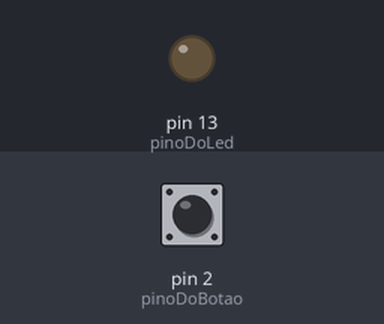
This sketch was run on a simulated Arduino Uno, built with avr-gcc and run on an emulated ATmega328P. On the bench: output pins drawn as LEDs (lit = HIGH). The test bench sets the inputs (shaded band); at power-on: pin 2 (pinoDoBotao) LOW.

Above: at 1.2 s.
1.3 s: pin 2 (pinoDoBotao) pulled HIGH for 0.15 s
At 1.37 s:
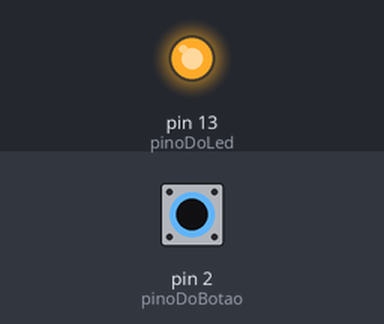
2.9 s: pin 2 (pinoDoBotao) pulled HIGH for 3.2 s
At 6.7 s:
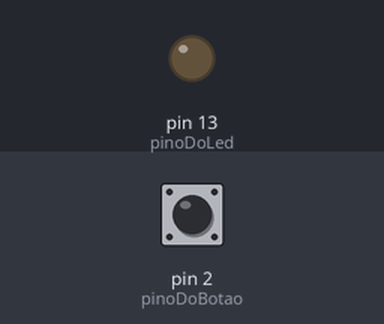
Timing chart, 0 to 8.2 s (numbered marks = the images above; inputs shaded):
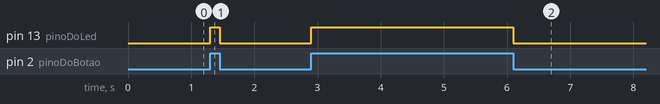

Measured:
- after the input at 1.3 s, pin 13 (pinoDoLed): LOW → HIGH at once, → LOW 0.15 s later
- after the input at 2.9 s, pin 13 (pinoDoLed): LOW → HIGH at once, → LOW 3.2 s later

The sketch:

sketch_jun14a.ino
```cpp
const int pinoDoBotao=2;
const int pinoDoLed=13;
int estadoDoBotao=0;
void setup() {
  // put your setup code here, to run once:
pinMode(pinoDoLed,OUTPUT);
pinMode(pinoDoBotao,INPUT);
}

void loop() {
  // put your main code here, to run repeatedly:
estadoDoBotao=digitalRead(pinoDoBotao);
if(estadoDoBotao==HIGH){
  digitalWrite(pinoDoLed,HIGH);
  }
  else{
      digitalWrite(pinoDoLed,LOW);
      }
}
```
